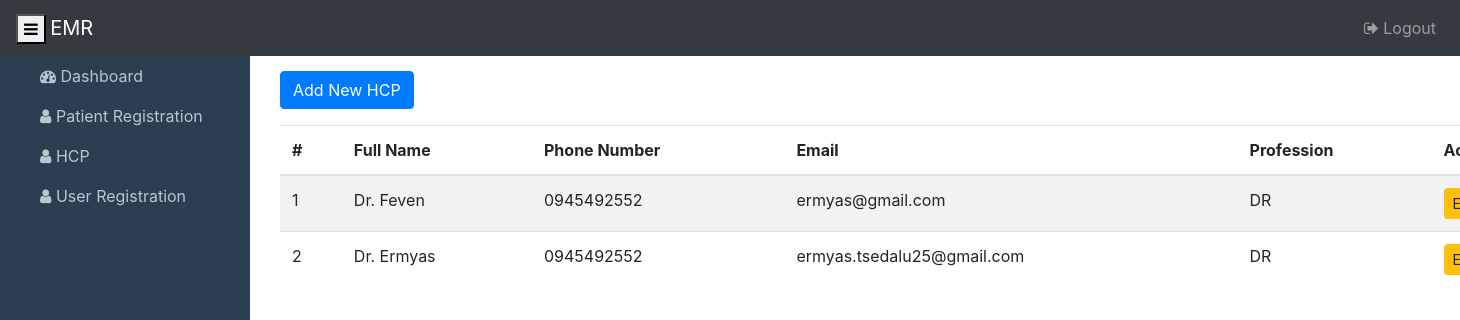
Page /hcp_manage/ (signed in) on the committed database.
### patient/models.py (models this page shows, shortened)
class HCP(models.Model):
    user = models.ForeignKey(settings.AUTH_USER_MODEL, on_delete=models.CASCADE)
    fullname = models.CharField(max_length=50)
    phone_number = models.CharField(max_length=20, blank=True)
    email = models.CharField(max_length=100, blank=True)
    profession = models.CharField(choices = ProfessionChoices.choices)

### patient/views.py (the view)
# urls.py: path('hcp_manage/', views.hcp_manage, name='hcp_manage'),
def hcp_manage(request):
    allHcp = HCP.objects.filter(user = request.user)
    context = {
        'allhcps': allHcp,
         'professions': ProfessionChoices.choices,  # For dropdown
    }
    return render(request, 'patient/hcp_list.html', context)

### patient/templates/patient/hcp_list.html (shortened to what this page needs)
{% extends 'patient/base.html' %}
{% block content %}
<button type="button" class="btn btn-primary ms-1" data-toggle="modal" data-target="#patientModal">
    Add New HCP
</button>
<table class="table table-striped mt-3">
    <thead>
        <tr>
            <th scope="col">#</th>
            <th scope="col">Full Name</th>
            <th scope="col">Phone Number</th>
            <th scope="col">Email</th>
            <th scope="col">Profession</th>
            <th scope="col">Actions</th>
        </tr>
    </thead>
    <tbody>
        {% for i in allhcps %}
        <tr>
            <td>{{ forloop.counter }}</td>
            <td>{{ i.fullname }}</td>
            <td>{{ i.phone_number }}</td>
            <td>{{ i.email }}</td>
            <td>{{ i.profession }}</td>
            <td>
                <div class="d-flex flex-nowrap align-items-center">
                    <button type="button" class="btn btn-warning btn-sm me-1 edit-patient-btn"
                        data-toggle="modal"
                        data-target="#patientModal"
                        data-id="{{ i.id }}"
                        data-fullname="{{ i.fullname }}"
                        data-phone="{{ i.phone_number }}"
                        data-email="{{ i.email }}"
                        data-profession="{{ i.profession }}">
                        Edit
                    </button>
                </div>
            </td>
        </tr>
        {% endfor %}
    </tbody>
</table>
{% endblock %}

### rows in the picture
HCP: fullname "Dr. Feven", phone_number "0945492552", email "ermyas@gmail.com", profession "DR"
HCP: fullname "Dr. Ermyas", phone_number "0945492552", email "ermyas.tsedalu25@gmail.com", profession "DR"
